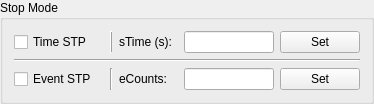
                     <widget class="QGroupBox" name="groupBox_9">
                      <property name="title">
                       <string>Stop Mode</string>
                      </property>
                      <layout class="QVBoxLayout" name="verticalLayout_20">
                       <item>
                        <layout class="QHBoxLayout" name="horizontalLayout_20" stretch="3,0,2,3,2">
                         <item>
                          <widget class="QCheckBox" name="time_stp_ckbox">
                           <property name="text">
                            <string>Time STP</string>
                           </property>
                           <attribute name="buttonGroup">
                            <string notr="true">stp_mode_ck_group</string>
                           </attribute>
                          </widget>
                         </item>
                         <item>
                          <widget class="Line" name="line">
                           <property name="frameShadow">
                            <enum>QFrame::Raised</enum>
                           </property>
                           <property name="orientation">
                            <enum>Qt::Vertical</enum>
                           </property>
                          </widget>
                         </item>
                         <item>
                          <widget class="QLabel" name="label_21">
                           <property name="text">
                            <string>sTime (s):</string>
                           </property>
                          </widget>
                         </item>
                         <item>
                          <widget class="QLineEdit" name="time_stp_ledit"/>
                         </item>
                         <item>
                          <widget class="QPushButton" name="time_stp_set_btn">
                           <property name="text">
                            <string>Set</string>
                           </property>
                          </widget>
                         </item>
                        </layout>
                       </item>
                       <item>
                        <widget class="Line" name="line_5">
                         <property name="orientation">
                          <enum>Qt::Horizontal</enum>
                         </property>
                        </widget>
                       </item>
                       <item>
                        <layout class="QHBoxLayout" name="horizontalLayout_6" stretch="3,0,2,3,2">
                         <item>
                          <widget class="QCheckBox" name="event_stp_ckbox">
                           <property name="text">
                            <string>Event STP</string>
                           </property>
                           <attribute name="buttonGroup">
                            <string notr="true">stp_mode_ck_group</string>
                           </attribute>
                          </widget>
                         </item>
                         <item>
                          <widget class="Line" name="line_6">
                           <property name="orientation">
                            <enum>Qt::Vertical</enum>
                           </property>
                          </widget>
                         </item>
                         <item>
                          <widget class="QLabel" name="label_24">
                           <property name="text">
                            <string>eCounts:</string>
                           </property>
                          </widget>
                         </item>
                         <item>
                          <widget class="QLineEdit" name="event_stp_ledit"/>
                         </item>
                         <item>
                          <widget class="QPushButton" name="event_stp_set_btn">
                           <property name="text">
                            <string>Set</string>
                           </property>
                          </widget>
                         </item>
                        </layout>
                       </item>
                      </layout>
                     </widget>
